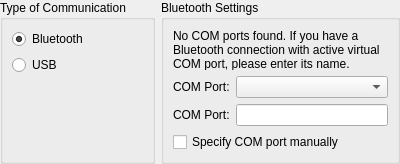
<?xml version="1.0" encoding="UTF-8"?>
<ui version="4.0">
 <class>NxtAdditionalPreferences</class>
 <widget class="QWidget" name="NxtAdditionalPreferences">
  <property name="geometry">
   <rect>
    <x>0</x>
    <y>0</y>
    <width>400</width>
    <height>164</height>
   </rect>
  </property>
  <property name="windowTitle">
   <string>Form</string>
  </property>
  <layout class="QHBoxLayout" name="horizontalLayout">
   <property name="leftMargin">
    <number>0</number>
   </property>
   <property name="topMargin">
    <number>0</number>
   </property>
   <property name="rightMargin">
    <number>0</number>
   </property>
   <property name="bottomMargin">
    <number>0</number>
   </property>
   <item>
    <widget class="QGroupBox" name="communicationTypeGroupBox">
     <property name="title">
      <string>Type of Communication</string>
     </property>
     <layout class="QFormLayout" name="formLayout_6">
      <property name="fieldGrowthPolicy">
       <enum>QFormLayout::AllNonFixedFieldsGrow</enum>
      </property>
      <item row="0" column="0">
       <widget class="QRadioButton" name="bluetoothRadioButton">
        <property name="text">
         <string>Bluetooth</string>
        </property>
        <property name="checked">
         <bool>true</bool>
        </property>
       </widget>
      </item>
      <item row="1" column="0">
       <widget class="QRadioButton" name="usbRadioButton">
        <property name="text">
         <string>USB</string>
        </property>
       </widget>
      </item>
     </layout>
    </widget>
   </item>
   <item>
    <widget class="QGroupBox" name="bluetoothSettingsGroupBox">
     <property name="title">
      <string>Bluetooth Settings</string>
     </property>
     <layout class="QGridLayout" name="gridLayout_4">
      <item row="1" column="0">
       <widget class="QLabel" name="comPortLabel">
        <property name="text">
         <string>COM Port:</string>
        </property>
       </widget>
      </item>
      <item row="1" column="1">
       <widget class="QComboBox" name="comPortComboBox">
        <property name="sizePolicy">
         <sizepolicy hsizetype="Expanding" vsizetype="Fixed">
          <horstretch>0</horstretch>
          <verstretch>0</verstretch>
         </sizepolicy>
        </property>
       </widget>
      </item>
      <item row="2" column="0">
       <widget class="QLabel" name="directInputComPortLabel">
        <property name="text">
         <string>COM Port:</string>
        </property>
       </widget>
      </item>
      <item row="2" column="1">
       <widget class="QLineEdit" name="directInputComPortLineEdit"/>
      </item>
      <item row="0" column="0" colspan="2">
       <widget class="QLabel" name="noComPortsFoundLabel">
        <property name="text">
         <string>No COM ports found. If you have a Bluetooth connection with active virtual COM port, please enter its name. Example: COM3</string>
        </property>
        <property name="wordWrap">
         <bool>true</bool>
        </property>
       </widget>
      </item>
      <item row="3" column="0" colspan="2">
       <widget class="QCheckBox" name="manualComPortCheckbox">
        <property name="text">
         <string>Specify COM port manually</string>
        </property>
       </widget>
      </item>
     </layout>
    </widget>
   </item>
  </layout>
 </widget>
 <resources/>
 <connections/>
</ui>
